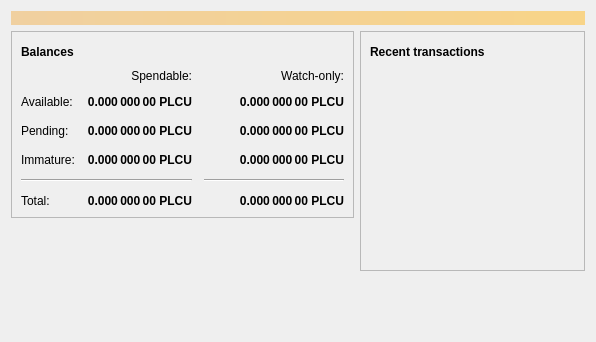
<?xml version="1.0" encoding="UTF-8"?>
<ui version="4.0">
 <class>OverviewPage</class>
 <widget class="QWidget" name="OverviewPage">
  <property name="geometry">
   <rect>
    <x>0</x>
    <y>0</y>
    <width>596</width>
    <height>342</height>
   </rect>
  </property>
  <property name="windowTitle">
   <string>Form</string>
  </property>
  <layout class="QVBoxLayout" name="topLayout">
   <item>
    <widget class="QLabel" name="labelAlerts">
     <property name="visible">
      <bool>false</bool>
     </property>
     <property name="styleSheet">
      <string notr="true">QLabel { background-color: qlineargradient(x1: 0, y1: 0, x2: 1, y2: 0, stop:0 #F0D0A0, stop:1 #F8D488); color:#000000; }</string>
     </property>
     <property name="wordWrap">
      <bool>true</bool>
     </property>
     <property name="margin">
      <number>3</number>
     </property>
     <property name="textInteractionFlags">
      <set>Qt::TextSelectableByMouse</set>
     </property>
    </widget>
   </item>
   <item>
    <layout class="QHBoxLayout" name="horizontalLayout" stretch="1,1">
     <item>
      <layout class="QVBoxLayout" name="verticalLayout_2">
       <item>
        <widget class="QFrame" name="frame">
         <property name="frameShape">
          <enum>QFrame::StyledPanel</enum>
         </property>
         <property name="frameShadow">
          <enum>QFrame::Raised</enum>
         </property>
         <layout class="QVBoxLayout" name="verticalLayout_4">
          <item>
           <layout class="QHBoxLayout" name="horizontalLayout_4">
            <item>
             <widget class="QLabel" name="label_5">
              <property name="font">
               <font>
                <weight>75</weight>
                <bold>true</bold>
               </font>
              </property>
              <property name="text">
               <string>Balances</string>
              </property>
             </widget>
            </item>
            <item>
             <widget class="QPushButton" name="labelWalletStatus">
              <property name="enabled">
               <bool>true</bool>
              </property>
              <property name="maximumSize">
               <size>
                <width>30</width>
                <height>16777215</height>
               </size>
              </property>
              <property name="toolTip">
               <string>The displayed information may be out of date. Your wallet automatically synchronizes with the PLC Ultima network after a connection is established, but this process has not completed yet.</string>
              </property>
              <property name="text">
               <string/>
              </property>
              <property name="icon">
               <iconset resource="../bitcoin.qrc">
                <normaloff>:/icons/warning</normaloff>
                <disabledoff>:/icons/warning</disabledoff>:/icons/warning</iconset>
              </property>
              <property name="iconSize">
               <size>
                <width>24</width>
                <height>24</height>
               </size>
              </property>
              <property name="flat">
               <bool>true</bool>
              </property>
             </widget>
            </item>
            <item>
             <spacer name="horizontalSpacer_3">
              <property name="orientation">
               <enum>Qt::Horizontal</enum>
              </property>
              <property name="sizeHint" stdset="0">
               <size>
                <width>40</width>
                <height>20</height>
               </size>
              </property>
             </spacer>
            </item>
           </layout>
          </item>
          <item>
           <layout class="QGridLayout" name="gridLayout">
            <property name="spacing">
             <number>12</number>
            </property>
            <item row="2" column="2">
             <widget class="QLabel" name="labelWatchPending">
              <property name="font">
               <font>
                <weight>75</weight>
                <bold>true</bold>
               </font>
              </property>
              <property name="cursor">
               <cursorShape>IBeamCursor</cursorShape>
              </property>
              <property name="toolTip">
               <string>Unconfirmed transactions to watch-only addresses</string>
              </property>
              <property name="text">
               <string notr="true">0.000 000 00 PLCU</string>
              </property>
              <property name="alignment">
               <set>Qt::AlignRight|Qt::AlignTrailing|Qt::AlignVCenter</set>
              </property>
              <property name="textInteractionFlags">
               <set>Qt::LinksAccessibleByMouse|Qt::TextSelectableByKeyboard|Qt::TextSelectableByMouse</set>
              </property>
             </widget>
            </item>
            <item row="2" column="1">
             <widget class="QLabel" name="labelUnconfirmed">
              <property name="font">
               <font>
                <weight>75</weight>
                <bold>true</bold>
               </font>
              </property>
              <property name="cursor">
               <cursorShape>IBeamCursor</cursorShape>
              </property>
              <property name="toolTip">
               <string>Total of transactions that have yet to be confirmed, and do not yet count toward the spendable balance</string>
              </property>
              <property name="text">
               <string notr="true">0.000 000 00 PLCU</string>
              </property>
              <property name="alignment">
               <set>Qt::AlignRight|Qt::AlignTrailing|Qt::AlignVCenter</set>
              </property>
              <property name="textInteractionFlags">
               <set>Qt::LinksAccessibleByMouse|Qt::TextSelectableByKeyboard|Qt::TextSelectableByMouse</set>
              </property>
             </widget>
            </item>
            <item row="3" column="2">
             <widget class="QLabel" name="labelWatchImmature">
              <property name="font">
               <font>
                <weight>75</weight>
                <bold>true</bold>
               </font>
              </property>
              <property name="cursor">
               <cursorShape>IBeamCursor</cursorShape>
              </property>
              <property name="toolTip">
               <string>Mined balance in watch-only addresses that has not yet matured</string>
              </property>
              <property name="text">
               <string notr="true">0.000 000 00 PLCU</string>
              </property>
              <property name="alignment">
               <set>Qt::AlignRight|Qt::AlignTrailing|Qt::AlignVCenter</set>
              </property>
              <property name="textInteractionFlags">
               <set>Qt::LinksAccessibleByMouse|Qt::TextSelectableByKeyboard|Qt::TextSelectableByMouse</set>
              </property>
             </widget>
            </item>
            <item row="4" column="0" colspan="2">
             <widget class="Line" name="line">
              <property name="orientation">
               <enum>Qt::Horizontal</enum>
              </property>
             </widget>
            </item>
            <item row="4" column="2">
             <widget class="Line" name="lineWatchBalance">
              <property name="sizePolicy">
               <sizepolicy hsizetype="Preferred" vsizetype="Fixed">
                <horstretch>0</horstretch>
                <verstretch>0</verstretch>
               </sizepolicy>
              </property>
              <property name="minimumSize">
               <size>
                <width>140</width>
                <height>0</height>
               </size>
              </property>
              <property name="orientation">
               <enum>Qt::Horizontal</enum>
              </property>
             </widget>
            </item>
            <item row="5" column="0">
             <widget class="QLabel" name="labelTotalText">
              <property name="text">
               <string>Total:</string>
              </property>
             </widget>
            </item>
            <item row="3" column="1">
             <widget class="QLabel" name="labelImmature">
              <property name="font">
               <font>
                <weight>75</weight>
                <bold>true</bold>
               </font>
              </property>
              <property name="cursor">
               <cursorShape>IBeamCursor</cursorShape>
              </property>
              <property name="toolTip">
               <string>Mined balance that has not yet matured</string>
              </property>
              <property name="text">
               <string notr="true">0.000 000 00 PLCU</string>
              </property>
              <property name="alignment">
               <set>Qt::AlignRight|Qt::AlignTrailing|Qt::AlignVCenter</set>
              </property>
              <property name="textInteractionFlags">
               <set>Qt::LinksAccessibleByMouse|Qt::TextSelectableByKeyboard|Qt::TextSelectableByMouse</set>
              </property>
             </widget>
            </item>
            <item row="2" column="3">
             <spacer name="horizontalSpacer_2">
              <property name="orientation">
               <enum>Qt::Horizontal</enum>
              </property>
              <property name="sizeHint" stdset="0">
               <size>
                <width>40</width>
                <height>20</height>
               </size>
              </property>
             </spacer>
            </item>
            <item row="3" column="0">
             <widget class="QLabel" name="labelImmatureText">
              <property name="text">
               <string>Immature:</string>
              </property>
             </widget>
            </item>
            <item row="5" column="1">
             <widget class="QLabel" name="labelTotal">
              <property name="font">
               <font>
                <weight>75</weight>
                <bold>true</bold>
               </font>
              </property>
              <property name="cursor">
               <cursorShape>IBeamCursor</cursorShape>
              </property>
              <property name="toolTip">
               <string>Your current total balance</string>
              </property>
              <property name="text">
               <string notr="true">0.000 000 00 PLCU</string>
              </property>
              <property name="alignment">
               <set>Qt::AlignRight|Qt::AlignTrailing|Qt::AlignVCenter</set>
              </property>
              <property name="textInteractionFlags">
               <set>Qt::LinksAccessibleByMouse|Qt::TextSelectableByKeyboard|Qt::TextSelectableByMouse</set>
              </property>
             </widget>
            </item>
            <item row="5" column="2">
             <widget class="QLabel" name="labelWatchTotal">
              <property name="font">
               <font>
                <weight>75</weight>
                <bold>true</bold>
               </font>
              </property>
              <property name="cursor">
               <cursorShape>IBeamCursor</cursorShape>
              </property>
              <property name="toolTip">
               <string>Current total balance in watch-only addresses</string>
              </property>
              <property name="text">
               <string notr="true">0.000 000 00 PLCU</string>
              </property>
              <property name="alignment">
               <set>Qt::AlignRight|Qt::AlignTrailing|Qt::AlignVCenter</set>
              </property>
              <property name="textInteractionFlags">
               <set>Qt::LinksAccessibleByMouse|Qt::TextSelectableByKeyboard|Qt::TextSelectableByMouse</set>
              </property>
             </widget>
            </item>
            <item row="0" column="2">
             <widget class="QLabel" name="labelWatchonly">
              <property name="text">
               <string>Watch-only:</string>
              </property>
              <property name="alignment">
               <set>Qt::AlignRight|Qt::AlignTrailing|Qt::AlignVCenter</set>
              </property>
             </widget>
            </item>
            <item row="1" column="0">
             <widget class="QLabel" name="labelBalanceText">
              <property name="text">
               <string>Available:</string>
              </property>
             </widget>
            </item>
            <item row="1" column="1">
             <widget class="QLabel" name="labelBalance">
              <property name="font">
               <font>
                <weight>75</weight>
                <bold>true</bold>
               </font>
              </property>
              <property name="cursor">
               <cursorShape>IBeamCursor</cursorShape>
              </property>
              <property name="toolTip">
               <string>Your current spendable balance</string>
              </property>
              <property name="text">
               <string notr="true">0.000 000 00 PLCU</string>
              </property>
              <property name="alignment">
               <set>Qt::AlignRight|Qt::AlignTrailing|Qt::AlignVCenter</set>
              </property>
              <property name="textInteractionFlags">
               <set>Qt::LinksAccessibleByMouse|Qt::TextSelectableByKeyboard|Qt::TextSelectableByMouse</set>
              </property>
             </widget>
            </item>
            <item row="1" column="2">
             <widget class="QLabel" name="labelWatchAvailable">
              <property name="font">
               <font>
                <weight>75</weight>
                <bold>true</bold>
               </font>
              </property>
              <property name="cursor">
               <cursorShape>IBeamCursor</cursorShape>
              </property>
              <property name="toolTip">
               <string>Your current balance in watch-only addresses</string>
              </property>
              <property name="text">
               <string notr="true">0.000 000 00 PLCU</string>
              </property>
              <property name="alignment">
               <set>Qt::AlignRight|Qt::AlignTrailing|Qt::AlignVCenter</set>
              </property>
              <property name="textInteractionFlags">
               <set>Qt::LinksAccessibleByMouse|Qt::TextSelectableByKeyboard|Qt::TextSelectableByMouse</set>
              </property>
             </widget>
            </item>
            <item row="2" column="0">
             <widget class="QLabel" name="labelPendingText">
              <property name="text">
               <string>Pending:</string>
              </property>
             </widget>
            </item>
            <item row="0" column="1">
             <widget class="QLabel" name="labelSpendable">
              <property name="text">
               <string>Spendable:</string>
              </property>
              <property name="alignment">
               <set>Qt::AlignRight|Qt::AlignTrailing|Qt::AlignVCenter</set>
              </property>
             </widget>
            </item>
           </layout>
          </item>
         </layout>
        </widget>
       </item>
       <item>
        <spacer name="verticalSpacer">
         <property name="orientation">
          <enum>Qt::Vertical</enum>
         </property>
         <property name="sizeHint" stdset="0">
          <size>
           <width>20</width>
           <height>40</height>
          </size>
         </property>
        </spacer>
       </item>
      </layout>
     </item>
     <item>
      <layout class="QVBoxLayout" name="verticalLayout_3">
       <item>
        <widget class="QFrame" name="frame_2">
         <property name="frameShape">
          <enum>QFrame::StyledPanel</enum>
         </property>
         <property name="frameShadow">
          <enum>QFrame::Raised</enum>
         </property>
         <layout class="QVBoxLayout" name="verticalLayout">
          <item>
           <layout class="QHBoxLayout" name="horizontalLayout_2">
            <item>
             <widget class="QLabel" name="label_4">
              <property name="font">
               <font>
                <weight>75</weight>
                <bold>true</bold>
               </font>
              </property>
              <property name="text">
               <string>Recent transactions</string>
              </property>
             </widget>
            </item>
            <item>
             <widget class="QPushButton" name="labelTransactionsStatus">
              <property name="enabled">
               <bool>true</bool>
              </property>
              <property name="maximumSize">
               <size>
                <width>30</width>
                <height>16777215</height>
               </size>
              </property>
              <property name="toolTip">
               <string>The displayed information may be out of date. Your wallet automatically synchronizes with the PLC Ultima network after a connection is established, but this process has not completed yet.</string>
              </property>
              <property name="text">
               <string/>
              </property>
              <property name="icon">
               <iconset resource="../bitcoin.qrc">
                <normaloff>:/icons/warning</normaloff>
                <disabledoff>:/icons/warning</disabledoff>:/icons/warning</iconset>
              </property>
              <property name="iconSize">
               <size>
                <width>24</width>
                <height>24</height>
               </size>
              </property>
              <property name="flat">
               <bool>true</bool>
              </property>
             </widget>
            </item>
            <item>
             <spacer name="horizontalSpacer">
              <property name="orientation">
               <enum>Qt::Horizontal</enum>
              </property>
              <property name="sizeHint" stdset="0">
               <size>
                <width>40</width>
                <height>20</height>
               </size>
              </property>
             </spacer>
            </item>
           </layout>
          </item>
          <item>
           <widget class="QListView" name="listTransactions">
            <property name="styleSheet">
             <string notr="true">QListView { background: transparent; }</string>
            </property>
            <property name="frameShape">
             <enum>QFrame::NoFrame</enum>
            </property>
            <property name="verticalScrollBarPolicy">
             <enum>Qt::ScrollBarAlwaysOff</enum>
            </property>
            <property name="horizontalScrollBarPolicy">
             <enum>Qt::ScrollBarAlwaysOff</enum>
            </property>
            <property name="selectionMode">
             <enum>QAbstractItemView::NoSelection</enum>
            </property>
           </widget>
          </item>
         </layout>
        </widget>
       </item>
       <item>
        <spacer name="verticalSpacer_2">
         <property name="orientation">
          <enum>Qt::Vertical</enum>
         </property>
         <property name="sizeHint" stdset="0">
          <size>
           <width>20</width>
           <height>40</height>
          </size>
         </property>
        </spacer>
       </item>
      </layout>
     </item>
    </layout>
   </item>
  </layout>
 </widget>
 <resources/>
 <connections/>
</ui>
